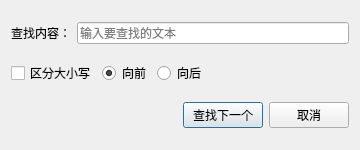
<?xml version="1.0" encoding="UTF-8"?>
<ui version="4.0">
 <class>FindDialog</class>
 <widget class="QDialog" name="FindDialog">
  <property name="geometry">
   <rect>
    <x>0</x>
    <y>0</y>
    <width>360</width>
    <height>150</height>
   </rect>
  </property>
  <property name="windowTitle">
   <string>查找</string>
  </property>
  <layout class="QVBoxLayout" name="verticalLayout">
   <item>
    <layout class="QHBoxLayout" name="hlFind">
     <item>
      <widget class="QLabel" name="lblFind">
       <property name="text">
        <string>查找内容：</string>
       </property>
      </widget>
     </item>
     <item>
      <widget class="QLineEdit" name="editText">
       <property name="placeholderText">
        <string>输入要查找的文本</string>
       </property>
      </widget>
     </item>
    </layout>
   </item>
   <item>
    <layout class="QHBoxLayout" name="hlOptions">
     <item>
      <widget class="QCheckBox" name="checkCase">
       <property name="text">
        <string>区分大小写</string>
       </property>
      </widget>
     </item>
     <item>
      <widget class="QRadioButton" name="radioForward">
       <property name="text">
        <string>向前</string>
       </property>
       <property name="checked">
        <bool>true</bool>
       </property>
      </widget>
     </item>
     <item>
      <widget class="QRadioButton" name="radioBackward">
       <property name="text">
        <string>向后</string>
       </property>
      </widget>
     </item>
     <item>
      <spacer name="hSpacer">
       <property name="orientation">
        <enum>Qt::Horizontal</enum>
       </property>
       <property name="sizeHint" stdset="0">
        <size>
         <width>40</width>
         <height>20</height>
        </size>
       </property>
      </spacer>
     </item>
    </layout>
   </item>
   <item>
    <layout class="QHBoxLayout" name="hlButtons">
     <item>
      <spacer name="hSpacer2">
       <property name="orientation">
        <enum>Qt::Horizontal</enum>
       </property>
       <property name="sizeHint" stdset="0">
        <size>
         <width>40</width>
         <height>20</height>
        </size>
       </property>
      </spacer>
     </item>
     <item>
      <widget class="QPushButton" name="btnFind">
       <property name="text">
        <string>查找下一个</string>
       </property>
      </widget>
     </item>
     <item>
      <widget class="QPushButton" name="btnCancel">
       <property name="text">
        <string>取消</string>
       </property>
      </widget>
     </item>
    </layout>
   </item>
  </layout>
 </widget>
 <resources/>
 <connections>
  <connection>
   <sender>btnCancel</sender>
   <signal>clicked()</signal>
   <receiver>FindDialog</receiver>
   <slot>reject()</slot>
   <hints>
    <hint type="sourcelabel">
     <x>300</x>
     <y>120</y>
    </hint>
    <hint type="destinationlabel">
     <x>300</x>
     <y>80</y>
    </hint>
   </hints>
  </connection>
 </connections>
</ui>
